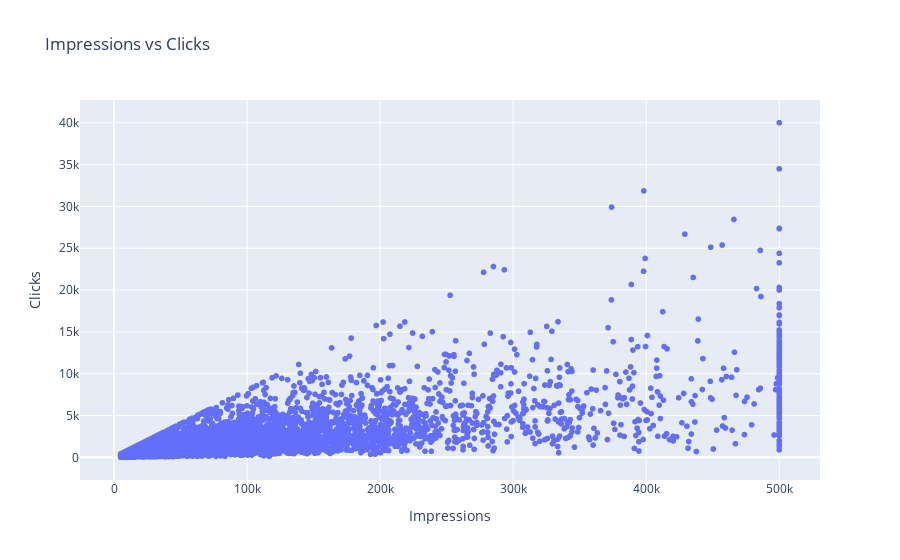
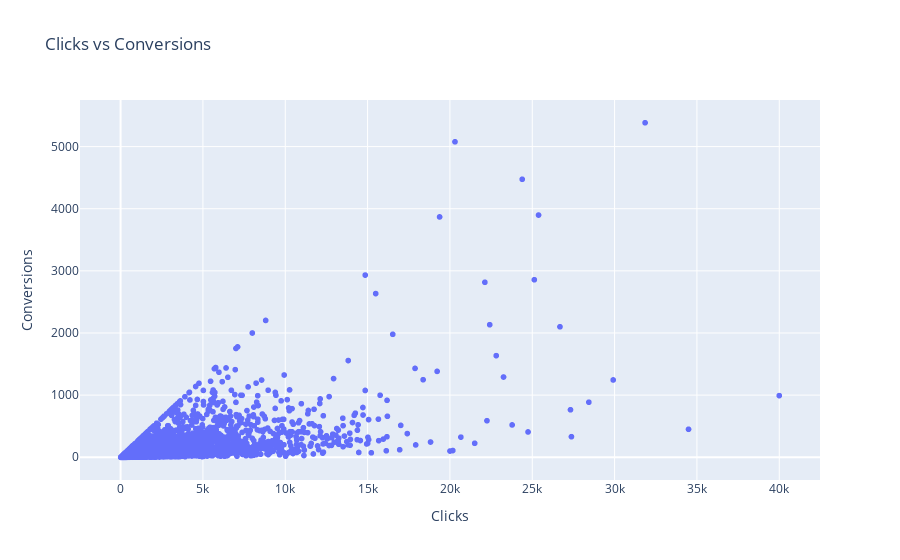

Notebook code cell kept with these figures, in order:
### Markdown cell above
#### Bivaraite Analysis

### Code cell
# -------------------------
# Numeric vs Numeric
# -------------------------


# 1 Impressions vs Clicks (Scatter Plot)

fig = px.scatter(
    df,
    x='impressions',
    y='clicks',
    title='Impressions vs Clicks',
    labels={'impressions':'Impressions','clicks':'Clicks'}
)
fig.show()

# 2 Clicks vs Conversions (Scatter Plot)

fig = px.scatter(
    df,
    x='clicks',
    y='conversions',
    title='Clicks vs Conversions',
    labels={'clicks':'Clicks','conversions':'Conversions'}
)
fig.show()

### Figure 1 — Plotly figure (JSON) as saved in the notebook; plotly's stock layout.template omitted (floating-point values rounded to 4 significant figures; data arrays with more than 128 entries replaced by an {"elided": "..."} marker saying what was removed)
{"data": [{"hovertemplate": "Impressions=%{x}<br>Clicks=%{y}<extra></extra>", "legendgroup": "", "marker": {"color": "#636efa", "symbol": "circle"}, "mode": "markers", "name": "", "showlegend": false, "type": "scattergl", "x": {"elided": "10000 int values"}, "xaxis": "x", "y": {"elided": "10000 int values"}, "yaxis": "y"}], "layout": {"legend": {"tracegroupgap": 0}, "title": {"text": "Impressions vs Clicks"}, "xaxis": {"anchor": "y", "domain": [0, 1], "title": {"text": "Impressions"}}, "yaxis": {"anchor": "x", "domain": [0, 1], "title": {"text": "Clicks"}}}}

### Figure 2 — Plotly figure (JSON) as saved in the notebook; plotly's stock layout.template omitted (floating-point values rounded to 4 significant figures; data arrays with more than 128 entries replaced by an {"elided": "..."} marker saying what was removed)
{"data": [{"hovertemplate": "Clicks=%{x}<br>Conversions=%{y}<extra></extra>", "legendgroup": "", "marker": {"color": "#636efa", "symbol": "circle"}, "mode": "markers", "name": "", "showlegend": false, "type": "scattergl", "x": {"elided": "10000 int values"}, "xaxis": "x", "y": {"elided": "10000 int values"}, "yaxis": "y"}], "layout": {"legend": {"tracegroupgap": 0}, "title": {"text": "Clicks vs Conversions"}, "xaxis": {"anchor": "y", "domain": [0, 1], "title": {"text": "Clicks"}}, "yaxis": {"anchor": "x", "domain": [0, 1], "title": {"text": "Conversions"}}}}
